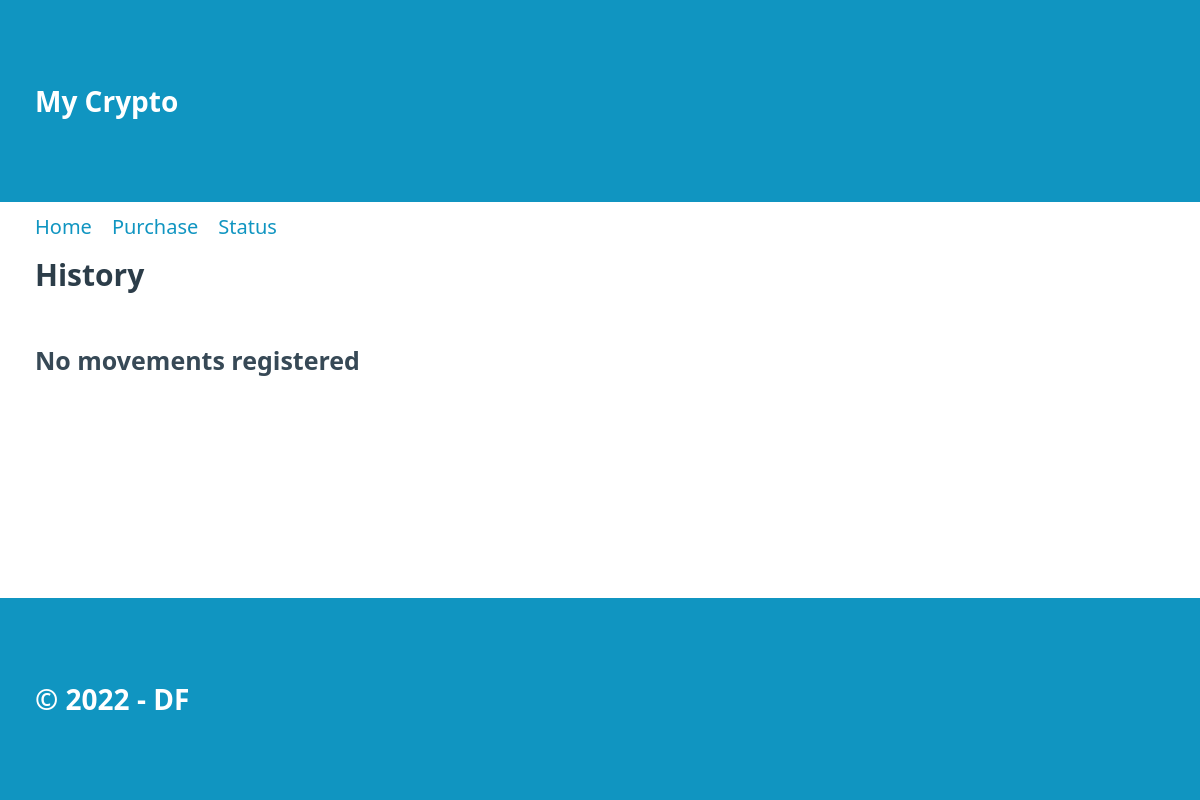
Before: / with the older database file.
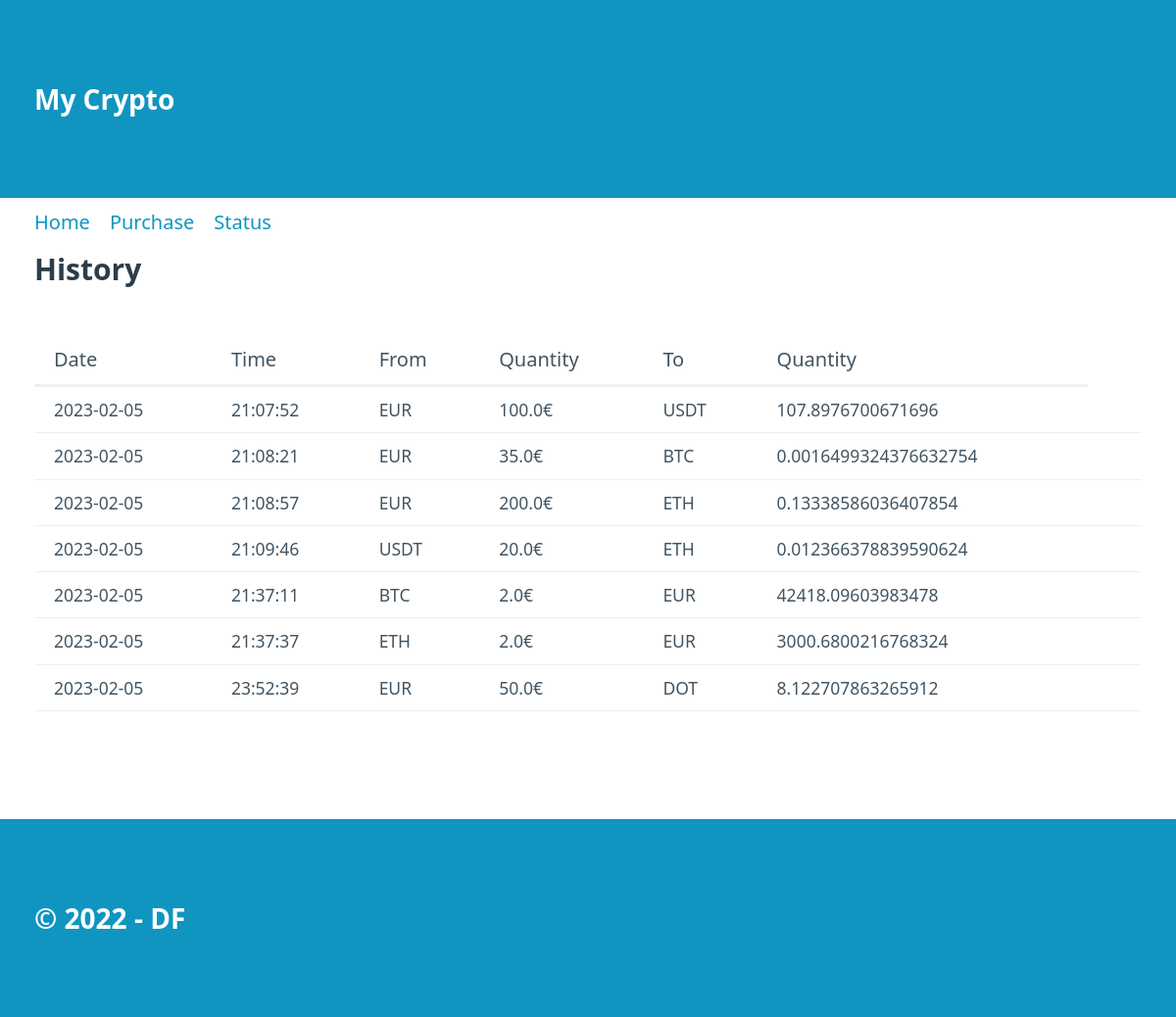
After: the same page with the newer database file.
### tables this page shows
CREATE TABLE "movements" (
	"id"	INTEGER,
	"date"	TEXT NOT NULL,
	"time"	TEXT NOT NULL,
	"from_coin"	TEXT NOT NULL,
	"from_quantity"	REAL NOT NULL,
	"to_coin"	TEXT NOT NULL,
	"to_quantity"	REAL NOT NULL,
	PRIMARY KEY("id" AUTOINCREMENT)
);

### crypto_app/routes.py (the view)
@app.route("/")
def index():
    register = show_all()
    return render_template("index.html", data = register)

### crypto_app/models.py (called while the page is built)
def show_all():
    connect = Conexion("SELECT id,date,time,from_coin,from_quantity,to_coin,to_quantity FROM movements ORDER BY date;")
    rows = connect.res.fetchall()
    columns = connect.res.description
    result = []
    for row in rows:
        data_info = {}
        position = 0
        for field in columns:
            data_info[field[0]] = row[position]
            position += 1
        result.append(data_info)
    connect.con.close()
    return result

### crypto_app/templates/index.html
{% extends "base.html" %} {% block section %}
<h3>History</h3>
{% if data %}
<table>
    <thead>
        <tr>
            <th>Date</th>
            <th>Time</th>
            <th>From</th>
            <th>Quantity</th>
            <th>To</th>
            <th>Quantity</th>
        </tr>
    </thead>
    <tbody>
        {% for movements in data %}
        <tr>
            <td>{{movements.date}}</td>
            <td>{{movements.time}}</td>
            <td>{{movements.from_coin}}</td>
            <td>{{movements.from_quantity}}€</td>
            <td>{{movements.to_coin}}</td>
            <td>{{movements.to_quantity}}</td>
            <td>{{movements.unit_price}}</td>
        </tr>
        {% endfor %}
    </tbody>
</table>
{% else %}
<h4>No movements registered</h4>
{% endif %} {% endblock %}

### crypto_app/templates/base.html (shortened to what this page needs)
<!DOCTYPE html>
<html lang="en">
    <head>
        <link rel="stylesheet" href="../static/css/pico.css" />
        <link rel="stylesheet" href="../static/css/styles.css" />
    </head>
    <body>
        <header>
            <div class="container">My Crypto</div>
        </header>
        <nav class="container">
            <ul>
                <li>
                    <a {% if href=="/" %} disabled {% endif %}>Home</a>
                </li>
                <li><a href="/purchase">Purchase</a></li>
                <li><a href="/status">Status</a></li>
            </ul>
        </nav>
        <section class="container">{% block section %} {% endblock %}</section>
        <footer>
            <div class="container">&copy; 2022 - DF</div>
        </footer>
    </body>
</html>

### crypto_app/static/css/styles.css (style rules this page uses)
header, footer { background-color: var(--primary); color: var(--primary-inverse); font-size: 1.4em; font-weight: bold; }
body { min-height: 100vh; display: grid; grid-template-rows: auto 50px 1fr auto; margin: 0; }

Changed rows visible on the page:
added movements: date "2023-02-05", time "21:07:52", from_coin "EUR", from_quantity "100.0", to_coin "USDT", to_quantity "107.8976700671696"
added movements: date "2023-02-05", time "21:08:21", from_coin "EUR", from_quantity "35.0", to_coin "BTC", to_quantity "0.0016499324376632754"
added movements: date "2023-02-05", time "21:08:57", from_coin "EUR", from_quantity "200.0", to_coin "ETH", to_quantity "0.13338586036407854"
added movements: date "2023-02-05", time "21:09:46", from_coin "USDT", from_quantity "20.0", to_coin "ETH", to_quantity "0.012366378839590624"
added movements: date "2023-02-05", time "21:37:11", from_coin "BTC", from_quantity "2.0", to_coin "EUR", to_quantity "42418.09603983478"
added movements: date "2023-02-05", time "21:37:37", from_coin "ETH", from_quantity "2.0", to_coin "EUR", to_quantity "3000.6800216768324"
added movements: date "2023-02-05", time "23:52:39", from_coin "EUR", from_quantity "50.0", to_coin "DOT", to_quantity "8.122707863265912"
Other visible differences:
text no longer shown: "No movements registered"
text now shown: "Date Time From Quantity To Quantity"
